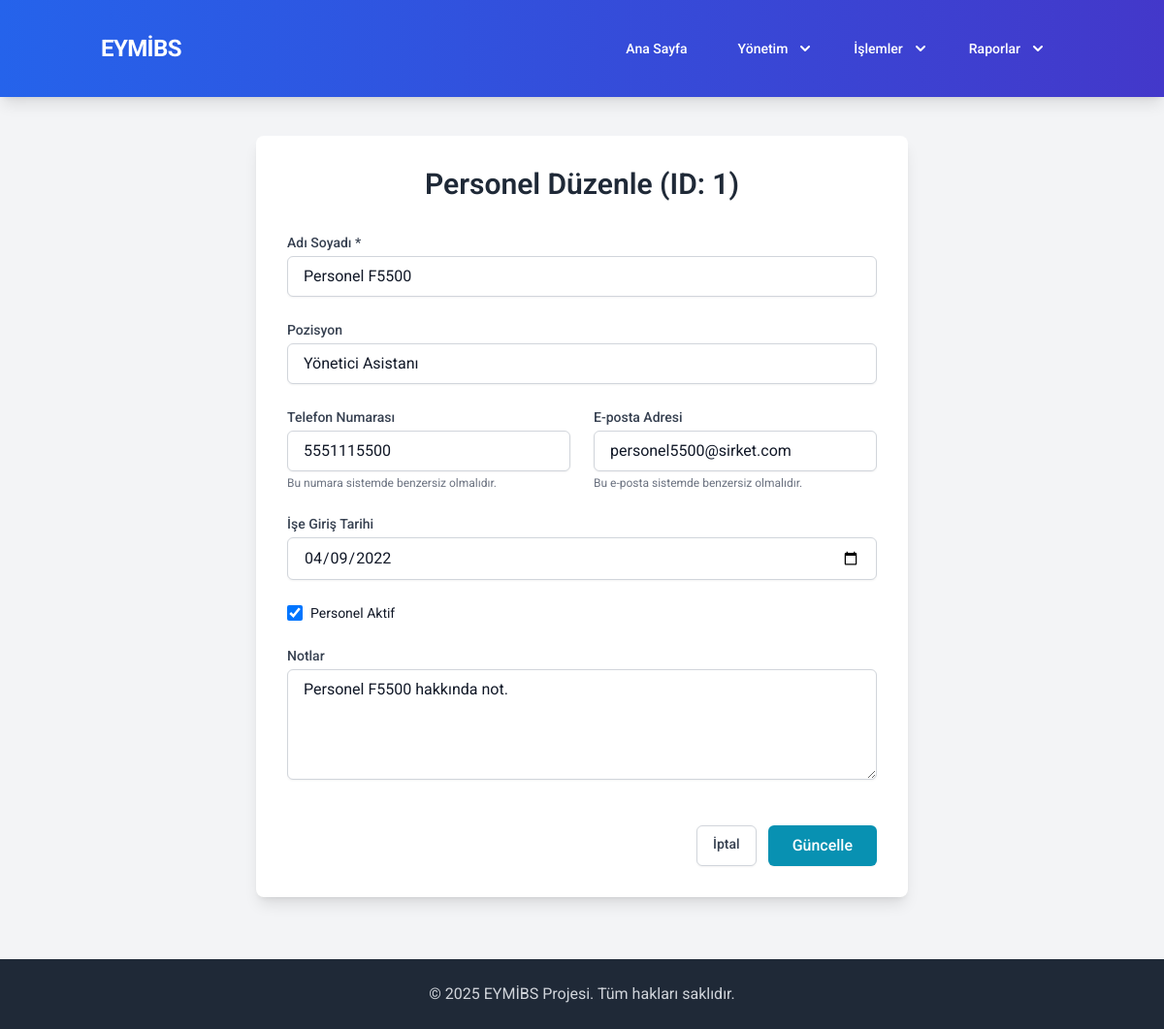
The page /edit_personnel/1 on the database its author committed.
### tables this page shows
CREATE TABLE personnel (
                id INTEGER PRIMARY KEY AUTOINCREMENT,
                name TEXT NOT NULL,
                position TEXT, -- Pozisyonu (Danışman, Yönetici vb.)
                phone TEXT UNIQUE,
                email TEXT UNIQUE,
                hire_date DATE, -- İşe giriş tarihi
                is_active BOOLEAN DEFAULT 1, -- Aktif mi? (0: Pasif, 1: Aktif)
                notes TEXT,
                salary REAL, -- Maaş bilgisi (opsiyonel)
                date_added DATETIME DEFAULT CURRENT_TIMESTAMP
            );

### app.py (the view, shortened to what this page needs)
@app.route('/edit_personnel/<int:personnel_id>', methods=['GET', 'POST'])
def edit_personnel(personnel_id):
    db = get_db()
    cursor = db.cursor()
    personnel_data = None
    try:
        cursor.execute("SELECT * FROM personnel WHERE id = ?", (personnel_id,))
        personnel_data = cursor.fetchone()
    except sqlite3.Error as e:
        flash(f"Personel bilgileri alınırken hata: {e}", "error")
        return redirect(url_for('list_personnel'))
    if personnel_data is None:
        abort(404, description=f"ID {personnel_id} olan personel bulunamadı.")
    personnel_dict = dict(personnel_data)
    if personnel_dict.get('hire_date'):
         try:
             personnel_dict['hire_date'] = format_date(personnel_dict['hire_date'], '%Y-%m-%d')
         except: pass # Hata olursa orijinal kalsın
    return render_template('edit_personnel.html', page_title="Personel Düzenle", personnel=personnel_dict)

### app.py (called while the page is built)
def get_db():
    db = getattr(g, '_database', None)
    if db is None:
        try:
            db = g._database = sqlite3.connect(DATABASE)
            db.row_factory = sqlite3.Row # Sonuçları sözlük gibi erişilebilir yapar
            db.execute("PRAGMA foreign_keys = ON") # Yabancı anahtar kısıtlamalarını etkinleştir
            print("Veritabanı bağlantısı başarıyla açıldı.")
        except sqlite3.Error as e:
            print(f"Veritabanı bağlantı hatası: {e}")
            abort(500, description=f"Veritabanına bağlanılamıyor: {e}")
    return db

@app.teardown_appcontext
def close_connection(exception):
    db = getattr(g, '_database', None)
    if db is not None:
        try:
            db.close()
            print("Veritabanı bağlantısı kapatıldı.")
        except sqlite3.Error as e:
            print(f"Veritabanı kapatma hatası: {e}")

@app.context_processor
def inject_now():
    return {'now': datetime.now()}

### templates/edit_personnel.html
{% extends "base.html" %}
{% block content %}
<div class="bg-white p-8 rounded-lg shadow-lg max-w-2xl mx-auto">
    <h1 class="text-3xl font-semibold text-gray-800 mb-8 text-center">Personel Düzenle (ID: {{ personnel['id'] }})</h1>
    <form action="{{ url_for('edit_personnel', personnel_id=personnel['id']) }}" method="POST" class="space-y-6">
        <div>
            <label for="name" class="block text-sm font-medium text-gray-700 mb-1">Adı Soyadı *</label>
            <input type="text" id="name" name="name" value="{{ personnel['name'] | default('', true) }}" class="w-full px-4 py-2 border border-gray-300 rounded-md shadow-sm focus:outline-none focus:ring-2 focus:ring-cyan-500 focus:border-cyan-500" required>
        </div>
        <div>
            <label for="position" class="block text-sm font-medium text-gray-700 mb-1">Pozisyon</label>
            <input type="text" id="position" name="position" value="{{ personnel['position'] | default('', true) }}" placeholder="Örn: Yönetici Asistanı, Satış Temsilcisi" class="w-full px-4 py-2 border border-gray-300 rounded-md shadow-sm focus:outline-none focus:ring-2 focus:ring-cyan-500 focus:border-cyan-500">
        </div>
        <div class="grid grid-cols-1 md:grid-cols-2 gap-6">
            <div>
                <label for="phone" class="block text-sm font-medium text-gray-700 mb-1">Telefon Numarası</label>
                <input type="tel" id="phone" name="phone" value="{{ personnel['phone'] | default('', true) }}" placeholder="Örn: 555 123 4567" class="w-full px-4 py-2 border border-gray-300 rounded-md shadow-sm focus:outline-none focus:ring-2 focus:ring-cyan-500 focus:border-cyan-500">
                <p class="text-xs text-gray-500 mt-1">Bu numara sistemde benzersiz olmalıdır.</p>
            </div>
            <div>
                <label for="email" class="block text-sm font-medium text-gray-700 mb-1">E-posta Adresi</label>
                <input type="email" id="email" name="email" value="{{ personnel['email'] | default('', true) }}" placeholder="Örn: isim@sirket.com" class="w-full px-4 py-2 border border-gray-300 rounded-md shadow-sm focus:outline-none focus:ring-2 focus:ring-cyan-500 focus:border-cyan-500">
                <p class="text-xs text-gray-500 mt-1">Bu e-posta sistemde benzersiz olmalıdır.</p>
            </div>
        </div>
        <div>
            <label for="hire_date" class="block text-sm font-medium text-gray-700 mb-1">İşe Giriş Tarihi</label>
            <input type="date" id="hire_date" name="hire_date" value="{{ personnel['hire_date'] | default('', true) }}" class="w-full px-4 py-2 border border-gray-300 rounded-md shadow-sm focus:outline-none focus:ring-2 focus:ring-cyan-500 focus:border-cyan-500">
        </div>
        <div class="flex items-center">
            <input id="is_active" name="is_active" type="checkbox" class="h-4 w-4 text-cyan-600 focus:ring-cyan-500 border-gray-300 rounded" {% if personnel['is_active'] %}checked{% endif %}>
            <label for="is_active" class="ml-2 block text-sm text-gray-900">
                Personel Aktif
            </label>
        </div>
        <div>
            <label for="notes" class="block text-sm font-medium text-gray-700 mb-1">Notlar</label>
            <textarea id="notes" name="notes" rows="4" placeholder="Personel ile ilgili ek bilgiler..." class="w-full px-4 py-2 border border-gray-300 rounded-md shadow-sm focus:outline-none focus:ring-2 focus:ring-cyan-500 focus:border-cyan-500">{{ personnel['notes'] | default('', true) }}</textarea>
        </div>
        <div class="pt-4 flex justify-end space-x-3">
             <a href="{{ url_for('list_personnel') }}" class="inline-flex justify-center py-2 px-4 border border-gray-300 rounded-md shadow-sm text-sm font-medium text-gray-700 bg-white hover:bg-gray-50 focus:outline-none focus:ring-2 focus:ring-offset-2 focus:ring-cyan-500">
                İptal
            </a>
            <button type="submit" class="inline-flex justify-center py-2 px-6 border border-transparent shadow-sm text-base font-medium rounded-md text-white bg-cyan-600 hover:bg-cyan-700 focus:outline-none focus:ring-2 focus:ring-offset-2 focus:ring-cyan-500 transition duration-150 ease-in-out">
                Güncelle
            </button>
        </div>
    </form>
</div>
{% endblock %}

### templates/base.html (style rules this page uses)
body { font-family: 'Inter', sans-serif; }
body { font-family: 'Roboto', 'Inter', sans-serif; }

### rows shown on the page
personnel: id "1", name "Personel F5500", position "Yönetici Asistanı", phone "5551115500", email "personel5500@sirket.com", hire_date "04/09/2022", is_active "☑", notes "Personel F5500 hakkında not."
